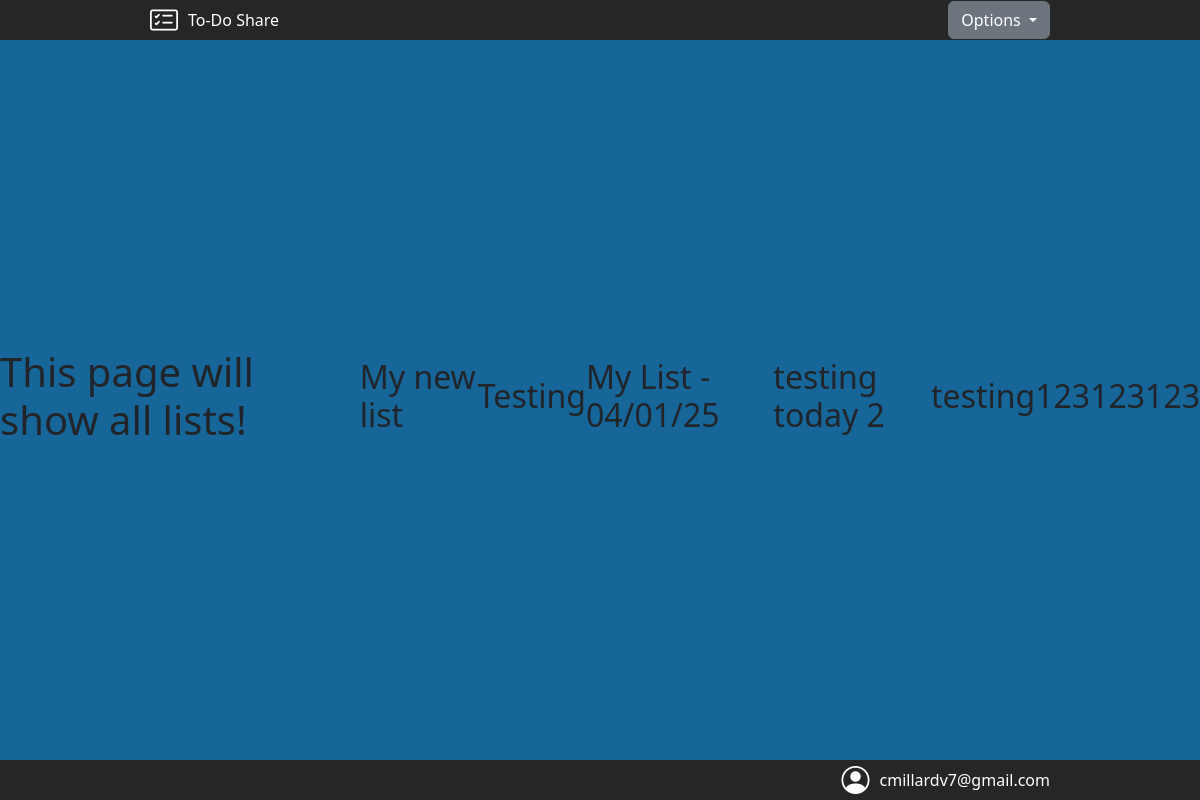
Page /all (signed in) on the earlier database version.
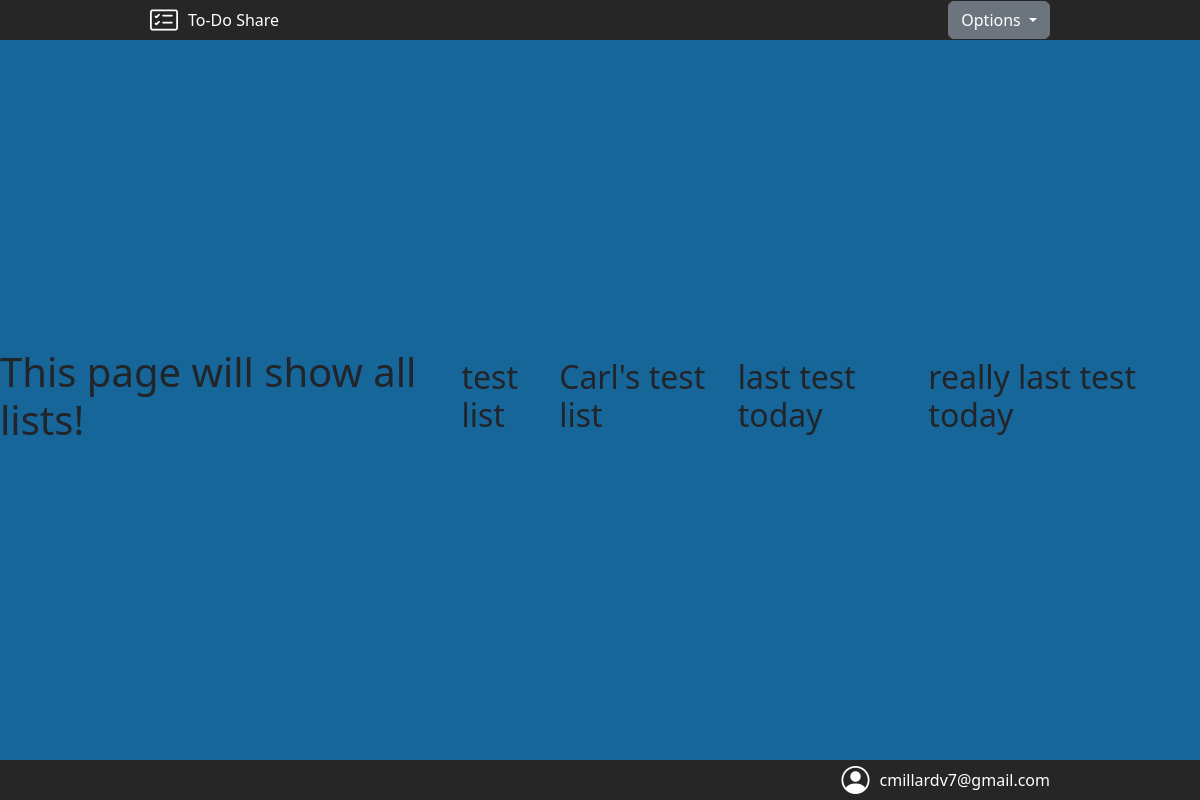
Same page on the later database version.
### main.py (models this page shows)
class ListName(db.Model):
    __tablename__ = "list_names"
    id: Mapped[int] = mapped_column(Integer, primary_key=True)
    list_name: Mapped[str] = mapped_column(String(250), nullable=False)
    list_users: Mapped[List['Users']] = relationship(secondary=relationships_table, back_populates="list_names")
    list_items: Mapped[List['ToDoItem']] = relationship()
    list_url_id: Mapped[str] = mapped_column(String(), nullable=False, unique=True)

class Users(db.Model, UserMixin):
    __tablename__ = "users"
    id: Mapped[int] = mapped_column(Integer, primary_key=True)
    email: Mapped[str] = mapped_column(String(250), nullable=False, unique=True)
    password: Mapped[str] = mapped_column(String(250), nullable=False)
    list_names: Mapped[List['ListName']] = relationship(secondary=relationships_table, back_populates="list_users")

### main.py (the view)
@app.route("/all")
def all_lists():
    return render_template("lists.html", current_user=current_user)

### main.py (called while the page is built)
@login_manager.user_loader
def load_user(user_id):
    return db.get_or_404(Users, user_id)

### templates/lists.html
{% include 'header.html' %}
<main>
        <h1>This page will show all lists!</h1>
        {% for list in current_user.list_names %}
        <div>
                <h2>{{ list.list_name }}</h2>
        </div>
        {% endfor %}
</main>
{% include 'footer.html' %}

### templates/header.html (shortened to what this page needs)
<!DOCTYPE html>
<html lang="en">
<head>
    {{ bootstrap.load_css() }}
    <link rel="stylesheet" href="https://cdn.jsdelivr.net/npm/bootstrap-icons@1.11.3/font/bootstrap-icons.min.css">
    <link rel="stylesheet" href="./static/css/styles.css">
</head>
<body>
    <header id="top-bar" >
        <div id="top-bar-title">
            <i class="bi bi-card-checklist"></i><span>To-Do Share</span>
        </div>
        {% if not current_user.is_authenticated %}
        <div class="dropdown">
          <button class="btn btn-secondary dropdown-toggle" type="button" data-bs-toggle="dropdown" aria-expanded="false">
            Options
          </button>
          <ul class="dropdown-menu">
              <li><a class="dropdown-item" href='{{ url_for("log_in") }}'>Log in</a></li>
              <li><a class="dropdown-item" href='{{ url_for("sign_up") }}'>Sign up</a></li>
          </ul>
        </div>
        {% else %}
        <div class="dropdown">
          <button class="btn btn-secondary dropdown-toggle" type="button" data-bs-toggle="dropdown" aria-expanded="false">
            Options
          </button>
        </div>
        {% endif %}
    </header>

### templates/footer.html (shortened to what this page needs)
        <footer>
            <div id="footer-bar">
                {% if current_user.is_authenticated %}
                <i class="bi bi-person-circle"></i>
                <span id="top-bar-email">{{ current_user.email }}</span>
                {% endif %}
            </div>
        </footer>
    </body>
</html>

### static/css/styles.css (style rules this page uses)
#footer-bar { align-items: center; background-color: #272627; display: flex; justify-content: end; width: 100%; height: 40px; padding-right: 150px; }
html, body { background-color: #17669a; }
main { align-items: center; display: flex; width: 100%; min-height: calc(100vh - 80px); }
#top-bar { align-items: center; display: flex; background-color: #272627; flex-wrap: wrap; height: 40px; width: 100%; padding: 0 150px; }
#top-bar-email { color: white; }
#top-bar-title { align-items: center; display: flex; flex: 1 1 50%; justify-content: start; color: white; }
i.bi { color: white; font-size: 1.75rem !important; line-height: 1; margin-right: 10px; }

Differences in the rows shown:
removed ListName: list_name "Testing"
removed ListName: list_name "My List - 04/01/25"
removed ListName: list_name "testing123123123"
changed ListName: list_name "My new list" → "test list"
added ListName: list_name "Carl's test list"
added ListName: list_name "last test today"
changed ListName: list_name "testing today 2" → "really last test today"
